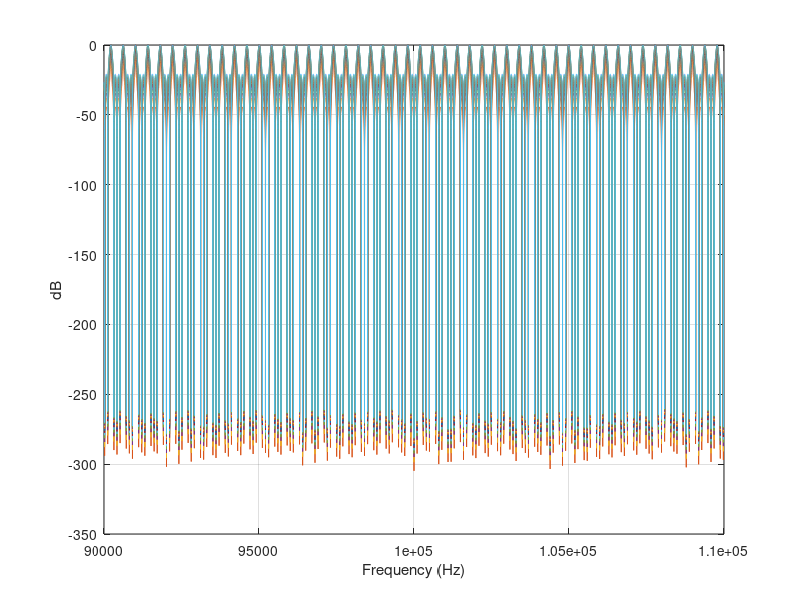

Recreate this plot in MATLAB.
for i = 0:10:128
  %coefficient
  n = i;
  k = 256;
  a = [0 0 4*(n-k) 4*k];
  b = [n n n n];

  %nyquest frequency
  ts = 5.01*10^(-3);
  fn = 1/ts;

  %plot frequency
  fmin = 0.09*10^6;
  fmax = 0.11*10^6;
  Rmin = pi*fmin/fn;
  Rmax = pi*fmax/fn;
  resln = 1000;
  w = Rmin:pi/resln:Rmax;

  %transfer function
  h = freqz(b,a,w);

  %plot
  mag = abs(h);
  plot(fn*w/pi,20*log10(mag))
  grid on
  xlabel('Frequency (Hz)')
  ylabel('dB')
  hold on
end
